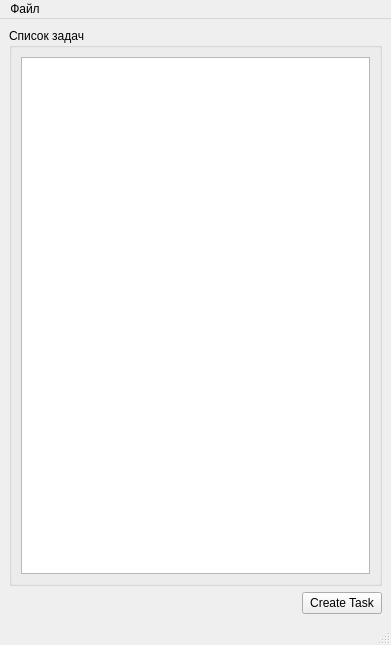
<?xml version="1.0" encoding="UTF-8"?>
<ui version="4.0">
 <class>MainWindow</class>
 <widget class="QMainWindow" name="MainWindow">
  <property name="geometry">
   <rect>
    <x>0</x>
    <y>0</y>
    <width>391</width>
    <height>645</height>
   </rect>
  </property>
  <property name="windowTitle">
   <string>MainWindow</string>
  </property>
  <widget class="QWidget" name="centralwidget">
   <layout class="QGridLayout" name="gridLayout_2">
    <item row="0" column="0">
     <layout class="QVBoxLayout" name="verticalLayout">
      <item>
       <widget class="QGroupBox" name="groupBox">
        <property name="title">
         <string>Список задач</string>
        </property>
        <layout class="QGridLayout" name="gridLayout">
         <item row="0" column="0">
          <widget class="QListWidget" name="taskList"/>
         </item>
        </layout>
       </widget>
      </item>
      <item>
       <layout class="QHBoxLayout" name="horizontalLayout">
        <item>
         <spacer name="horizontalSpacer">
          <property name="orientation">
           <enum>Qt::Horizontal</enum>
          </property>
          <property name="sizeHint" stdset="0">
           <size>
            <width>40</width>
            <height>20</height>
           </size>
          </property>
         </spacer>
        </item>
        <item>
         <widget class="QPushButton" name="createTask">
          <property name="text">
           <string>Create Task</string>
          </property>
         </widget>
        </item>
       </layout>
      </item>
     </layout>
    </item>
   </layout>
  </widget>
  <widget class="QMenuBar" name="menubar">
   <property name="geometry">
    <rect>
     <x>0</x>
     <y>0</y>
     <width>391</width>
     <height>21</height>
    </rect>
   </property>
   <widget class="QMenu" name="menu">
    <property name="title">
     <string>Файл</string>
    </property>
    <addaction name="action_login"/>
    <addaction name="separator"/>
    <addaction name="action_exit"/>
   </widget>
   <addaction name="menu"/>
  </widget>
  <widget class="QStatusBar" name="statusbar"/>
  <action name="action_login">
   <property name="text">
    <string>Вход</string>
   </property>
  </action>
  <action name="action_exit">
   <property name="text">
    <string>Выход</string>
   </property>
  </action>
 </widget>
 <resources/>
 <connections/>
</ui>
